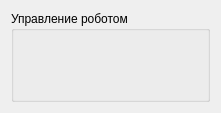
<?xml version="1.0" encoding="UTF-8"?>
<ui version="4.0">
 <class>ExecutorWidget</class>
 <widget class="QWidget" name="ExecutorWidget">
  <property name="geometry">
   <rect>
    <x>0</x>
    <y>0</y>
    <width>221</width>
    <height>112</height>
   </rect>
  </property>
  <property name="windowTitle">
   <string>Form</string>
  </property>
  <property name="styleSheet">
   <string notr="true">QPushButton{

}</string>
  </property>
  <layout class="QGridLayout" name="gridLayout">
   <item row="1" column="0">
    <widget class="QGroupBox" name="groupBox">
     <property name="maximumSize">
      <size>
       <width>2000</width>
       <height>100</height>
      </size>
     </property>
     <property name="styleSheet">
      <string notr="true">QPushButton{
border-radius: 10px;
}</string>
     </property>
     <property name="title">
      <string>Управление роботом</string>
     </property>
     <layout class="QGridLayout" name="gridLayout_2">
      <item row="0" column="0">
       <widget class="QPushButton" name="pb_execute">
        <property name="sizePolicy">
         <sizepolicy hsizetype="Minimum" vsizetype="Fixed">
          <horstretch>50</horstretch>
          <verstretch>50</verstretch>
         </sizepolicy>
        </property>
        <property name="minimumSize">
         <size>
          <width>50</width>
          <height>50</height>
         </size>
        </property>
        <property name="maximumSize">
         <size>
          <width>50</width>
          <height>50</height>
         </size>
        </property>
        <property name="styleSheet">
         <string notr="true"/>
        </property>
        <property name="text">
         <string/>
        </property>
        <property name="icon">
         <iconset resource="res/images.qrc">
          <normaloff>:/img/go.png</normaloff>:/img/go.png</iconset>
        </property>
        <property name="iconSize">
         <size>
          <width>50</width>
          <height>50</height>
         </size>
        </property>
        <property name="flat">
         <bool>false</bool>
        </property>
       </widget>
      </item>
      <item row="0" column="1">
       <widget class="QPushButton" name="pb_stop">
        <property name="minimumSize">
         <size>
          <width>50</width>
          <height>50</height>
         </size>
        </property>
        <property name="maximumSize">
         <size>
          <width>50</width>
          <height>50</height>
         </size>
        </property>
        <property name="text">
         <string/>
        </property>
        <property name="icon">
         <iconset resource="res/images.qrc">
          <normaloff>:/img/stop.png</normaloff>:/img/stop.png</iconset>
        </property>
        <property name="iconSize">
         <size>
          <width>50</width>
          <height>50</height>
         </size>
        </property>
        <property name="flat">
         <bool>false</bool>
        </property>
       </widget>
      </item>
     </layout>
    </widget>
   </item>
  </layout>
 </widget>
 <resources>
  <include location="res/images.qrc"/>
 </resources>
 <connections/>
</ui>
